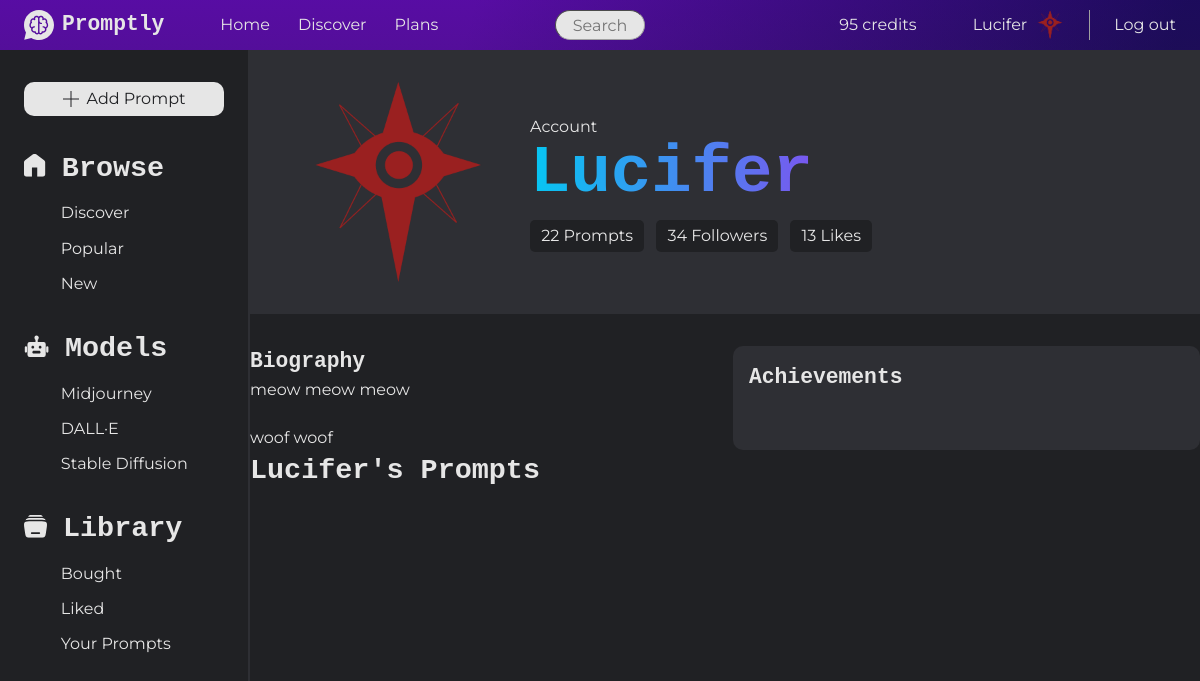
Page /profile?id=32 (signed in) on the committed database.
### tables this page shows
CREATE TABLE `ai_models` (
  `id` int(11) NOT NULL,
  `name` varchar(50) NOT NULL,
  `description` varchar(300) NOT NULL,
  `versions` text NOT NULL,
  `icon` varchar(300) NOT NULL
);

CREATE TABLE `users` (
  `id` int(11) NOT NULL,
  `username` varchar(300) NOT NULL,
  `email` varchar(300) NOT NULL,
  `password` varchar(300) NOT NULL,
  `biography` varchar(150) DEFAULT NULL,
  `profile_pic` varchar(300) NOT NULL DEFAULT 'assets/images/site/default-user-pic.svg',
  `date_created` datetime NOT NULL DEFAULT current_timestamp(),
  `email_verified` tinyint(1) NOT NULL DEFAULT 0,
  `last_login` datetime DEFAULT NULL,
  `credits` int(11) NOT NULL DEFAULT 0,
  `active` tinyint(1) NOT NULL DEFAULT 1
);

### classes/Prompt.php (called while the page is built, shortened)
<?php
class Prompt
{
    public static function getAllModels()
    {
        $PDO = Database::getInstance();
        $stmt = $PDO->query("select * from ai_models");
        $stmt->execute();
        return $stmt->fetchAll(PDO::FETCH_ASSOC);
    }
}

### classes/User.php (called while the page is built, shortened)
<?php
class User
{
    public static function getUserById (int $id): array
    {
        $PDO = Database::getInstance();
        $stmt = $PDO->prepare("SELECT * FROM `users` WHERE id = :id AND active = 1");
        $stmt->bindValue(":id", $id);
        $stmt->execute();
        $result = $stmt->fetch();
        return $result;
    }
}

### profile.php (the view, shortened to what this page needs)
<?php
include_once(__DIR__ . "/classes/User.php");
try {
    if (!empty($_GET['id'])) {
        $user = User::getUserById($_GET['id']);
    } else {
        header("location: index");
    }
} catch (Throwable $err) {
    header("location: index");
}
?><!DOCTYPE html>
<html lang="en">
<head>
    <link rel="stylesheet" href="css/main.css">
    <link rel="stylesheet" href="css/platform.css">
</head>
<body>
    <?php include_once(__DIR__ . "/partials/nav.inc.php"); ?>
    <main>
        <?php include_once(__DIR__ . "/partials/aside.inc.php"); ?>
        <div>
            <header id="profile-header">
                <div id="profile-header-div" class="center">
                    <figure style="background-image: url(<?php echo $user['profile_pic'] ?>);"></figure>
                    <div>
                        <p style="margin-bottom: -1rem;">Account</p>
                        <h1 id="profile-header-username"><?php echo htmlspecialchars($user['username']); ?></h1>
                        <div id="profile-header-information">
                            <span>22 Prompts</span>
                            <span>34 Followers</span>
                            <span>13 Likes</span>
                        </div>
                    </div>
                </div>
            </header>
            <div class="center">
                <section id="profile-information" aria-label="Information about the user">
                    <?php if (!empty($user['biography'])) : ?>
                        <div>
                            <h3>Biography</h3>
                            <p><?php echo nl2br(htmlspecialchars($user['biography'])); ?></p>
                        </div>
                    <?php endif; ?>
                    <div class="achievements-container">
                        <h3>Achievements</h3>
                    </div>
                </section>
                <section>
                    <h2><?php echo htmlspecialchars($user['username']); ?>'s Prompts</h2>
                </section>
            </div>
        </div>
    </main>
</body>
</html>

### partials/aside.inc.php
<?php
include_once($_SERVER['DOCUMENT_ROOT'] . __ROOT__ . 'classes/Prompt.php');
$models = Prompt::getAllModels();
?><aside>
    <nav aria-label="Platform/tab navigator" id="aside-nav">
        <a class="button primary-btn-white" href="<?php echo __ROOT__; ?>tools/add-prompt">
            <img src="<?php echo __ROOT__; ?>/assets/images/site/plus-icon.svg" alt="Icon of a plus">
            <span>Add Prompt</span>
        </a>
        <div>
            <a href="<?php echo __ROOT__; ?>discover" class="aside-title">
                <img src="<?php echo __ROOT__ ;?>/assets/images/site/home-icon.svg" alt="Home icon">
                <h2>Browse</h2>
            </a>
            <ul class="aside-ul">
                <li><a href="<?php echo __ROOT__; ?>discover">Discover</a></li>
                <li><a href="<?php echo __ROOT__; ?>all-prompts?order=popular">Popular</a></li>
                <li><a href="<?php echo __ROOT__; ?>all-prompts?order=new">New</a></li>
            </ul>
        </div>
        <div id="aside-models">
            <div class="aside-title">
                <img src="<?php echo __ROOT__ ;?>/assets/images/site/robot-icon.svg" alt="Model icon">
                <h2>Models</h2>
            </div>
            <ul class="aside-ul">
                <?php foreach ($models as $model) : ?>
                    <li><a href="<?php echo __ROOT__; ?>all-prompts?models=<?php echo $model['id']; ?>"><?php echo $model['name']; ?></a></li>
                <?php endforeach; ?>
            </ul>
        </div>
        <div>
            <a href="#" class="aside-title">
                <img src="<?php echo __ROOT__ ;?>/assets/images/site/library-icon.svg" alt="Library icon">
                <h2>Library</h2>
            </a>
            <ul class="aside-ul">
                <li><a href="#">Bought</a></li>
                <li><a href="#">Liked</a></li>
                <li><a href="#">Your Prompts</a></li>
            </ul>
        </div>
    </nav>
</aside>
<div id="aside-placeholder"></div>

### css/main.css (style rules this page uses)
:root { --dark-grey: #202124; --purple: #6F04D9; --dark-blue: #1B0273; --medium-blue: #3866F2; --light-medium-blue: #0597F2; --light-blue: #05C7F2; --off-white: #E6E6E6; --grey-1: #A0A0A0; --grey-2: #2E2F34; --grey-3: #4E4E4E; --red: rgb(196, 2, 2); --green: rgb(29, 124, 29); --blue-purple-gradient: linear-gradient(90.77deg, #05C7F2 0%, #953CEE 100%); --purple-gradient: linear-gradient(105.4deg, #6F04D9 39.2%, #1B0273 97.9%); --small-size: 0.75rem; --body-size: 1rem; --h3-size: 1.333rem; --h2-size: 1.777rem; --h1-size: 2.369rem; --large-size: 3.157rem; --very-large-size: 4.209rem; }
html, body { min-height: 100vh; background-color: var(--dark-grey); }
body { color: var(--off-white); }
p, small, figcaption, a, span, label, input, textarea, select, option, legend { font-family: "Montserrat", sans-serif; font-weight: 400; }
h1, h2, h3, h1 > span, h2 > span, h3 > span { font-family: "Lekton", monospace; font-weight: bold; }
h3 { font-size: var(--h3-size); }
h2 { font-size: var(--h2-size); }
h1 { font-size: var(--h1-size); }
a { color: var(--off-white); text-decoration: none; }
a > img { display: inline-block; }
a:has(img) { display: flex; align-items: center; justify-content: center; gap: 0.5rem }
.primary-btn-white { padding: 0.3rem 1rem; text-align: center; cursor: pointer; text-decoration: none; color: var(--dark-grey); background-color: var(--off-white); border-radius: 10px; border: none; }
.button { transition: transform 100ms; }
*, *::before, *::after { box-sizing: border-box; }
* { margin: 0; }
body { line-height: 1.5; -webkit-font-smoothing: antialiased; }
img, picture, video, canvas, svg { display: block; max-width: 100%; }
p, h1, h2, h3, h4, h5, h6 { overflow-wrap: break-word; }

### css/platform.css (style rules this page uses)
body { display: grid; grid-template-rows: 50px 1fr; }
main { display: grid; grid-template-columns: 250px 1fr; }
aside { position: fixed; height: 100%; width: 250px; padding: 2rem 1.5rem; border-right: 2px solid var(--grey-2); }
#aside-placeholder { height: 100%; }
#aside-nav > * { margin-bottom: 2rem; }
.aside-title { display: flex; align-items: center; justify-content: flex-start; gap: 1rem; margin-bottom: 0.7rem; }
.aside-title > img { height: 23px; transform: translateY(-0.2rem); }
.aside-ul { list-style: none; padding-left: 0; }
.aside-ul li { margin-bottom: 0.7rem; transition: transform 100ms; }
.aside-ul li > a { display: block; padding-left: 2.3rem; transition: transform 100ms; }
.center { max-width: 1200px; margin: 0 auto; padding: 2rem 0; }
#profile-header-div { display: flex; align-items: center; gap: 2rem; }
#profile-header { padding: 0 3rem; background-color: var(--grey-2); }
#profile-header-div > figure { background-size: cover; background-position: center; background-repeat: no-repeat; aspect-ratio: 1/1; max-width: 200px; width: 100%; border-radius: 100%; }
#profile-header-username { font-size: var(--very-large-size); background: var(--blue-purple-gradient); -webkit-text-fill-color: transparent; background-clip: text; -webkit-background-clip: text; }
#profile-header-information > span { background-color: var(--dark-grey); padding: 0.4rem 0.7rem; border-radius: 5px; margin-right: 0.5rem; }
#profile-information { display: grid; grid-template-columns: 1fr 1fr; gap: 1rem; }
.achievements-container { background-color: var(--grey-2); border-radius: 10px; padding: 1rem; }

### rows in the picture
ai_models: name "Midjourney"
ai_models: name "DALL·E"
ai_models: name "Stable Diffusion"
users: profile_pic (picture), username "Lucifer", biography "meow meow meow woof woof"

### other values in the picture
$_SESSION['username'] "Lucifer"
